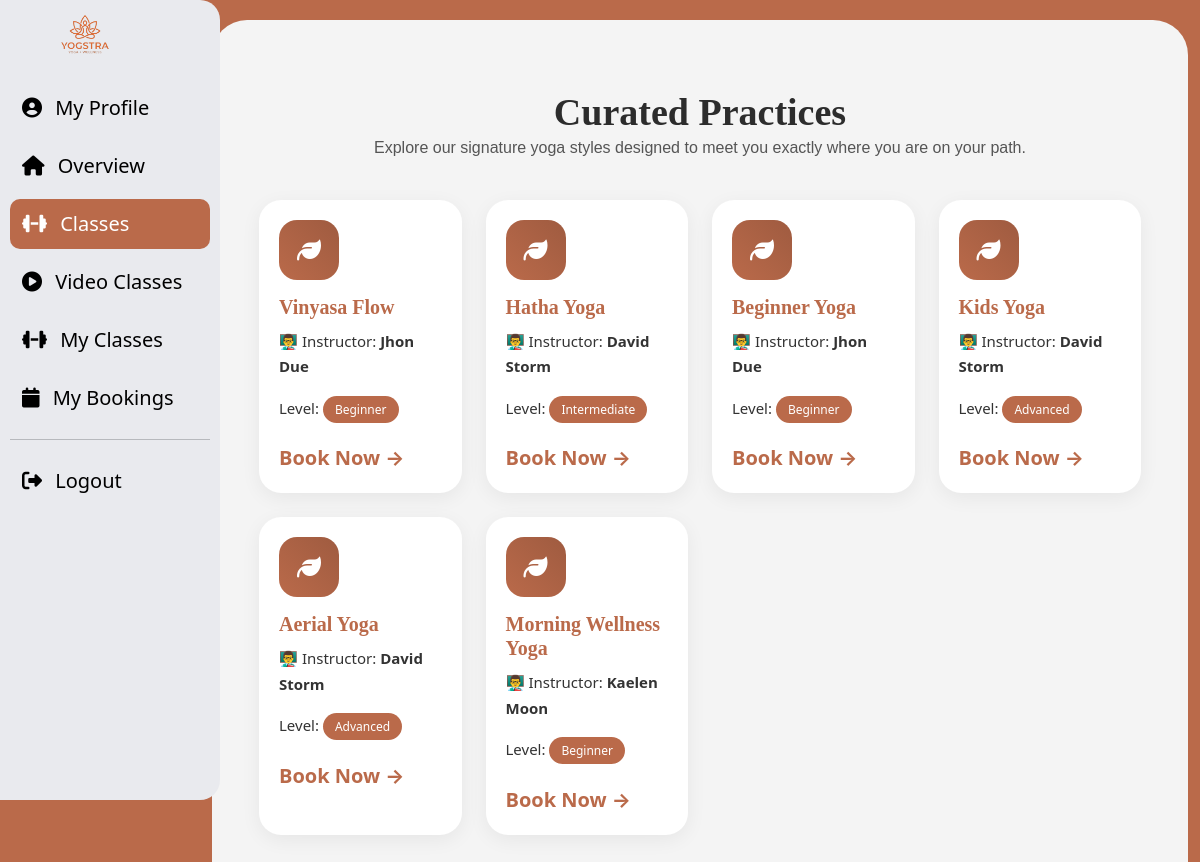
/user_panel/class_user.php (signed in), run on the app's committed database.
### tables this page shows
CREATE TABLE `classes` (
  `id` int(11) NOT NULL,
  `name` varchar(100) NOT NULL,
  `instructor` varchar(100) NOT NULL,
  `level` varchar(50) NOT NULL,
  `duration` int(11) NOT NULL,
  `price` decimal(10,2) NOT NULL,
  `schedule_date` date NOT NULL,
  `start_time` time DEFAULT NULL,
  `end_time` time DEFAULT NULL,
  `description` text NOT NULL,
  `benefits` text DEFAULT NULL,
  `status` varchar(50) NOT NULL DEFAULT 'Active',
  `created_by` int(11) DEFAULT NULL
);

### user_panel/class_user.php (the view, shortened to what this page needs)
<?php
include('../db_connect.php');
$result = $conn->query("SELECT * FROM classes WHERE status='Active'");
?>
<!DOCTYPE html>
<html lang="en">
<head>
    <link href="../assets/bootstrap/css/bootstrap.min.css" rel="stylesheet">
    <link rel="stylesheet" href="https://cdnjs.cloudflare.com/ajax/libs/font-awesome/6.5.1/css/all.min.css" />
</head>
<body style="background-color:   #ba6a4a;">
    <div class="container-fluid ">
        <div class="row">
            <div class="col-md-2 ">
                <?php include('sidebar.php'); ?>
            </div>
            <div class="col-md-10 ">
                <div class="main-card">
                    <section class="classes-section">
                        <div class="section-title">
                            <h1 style="margin:auto;text-align:center;font-family: 'Playfair Display', serif;font-size: 38px;font-weight: 600;color: #2c2c2c;line-height: 1.2;">Curated Practices</h1>
                            <p style="margin:auto;text-align:center;font-family: 'Poppins', sans-serif;">
                                Explore our signature yoga styles designed to meet you exactly
                                where you are on your path.
                            </p>
                        </div>
                        <div class="container-fluid">
                            <div class="row g-4">
                                <?php while ($row = $result->fetch_assoc()) { ?>
                                    <div class="col-12 col-md-3">
                                        <div class="class-card">
                                            <div class="icon-box">
                                                <i class="fa-solid fa-leaf"></i>
                                            </div>
                                            <h2 class="class-title">
                                                <?php echo $row['name']; ?>
                                            </h2>
                                            <div class="class-info">
                                                <p>
                                                    👨‍🏫 Instructor:
                                                    <b><?php echo $row['instructor']; ?></b>
                                                </p>
                                                <p class="mt-3 mb-1">
                                                    Level:
                                                    <span class="level-badge">
                                                        <?php echo $row['level']; ?>
                                                    </span>
                                                </p>
                                            </div>
                                            <a href="book.php?class_id=<?php echo $row['id']; ?>"
                                                class="book-btn">
                                                Book Now →
                                            </a>
                                        </div>
                                    </div>
                                <?php } ?>
                            </div>
                        </div>
                    </section>
                </div>
</div>
</body>
</html>

### user_panel/class_user.php (style rules this page uses)
* { margin: 0; padding: 0; box-sizing: border-box; }
.main-card { background: #f4f4f4; border-radius: 35px; padding: 20px; margin-top:20px; }
.classes-section { padding: 50px 15px; }
.section-title { text-align: center; margin-bottom: 40px; }
.section-title h1 { font-size: 42px; font-weight: 700; margin-bottom: 8px; }
.section-title p { font-size: 16px; max-width: 700px; margin: auto; color: #555; }
.class-card { background: #fff; border-radius: 22px; padding: 20px; transition: 0.3s; height: 100%; box-shadow: 0 5px 20px rgba(0, 0, 0, 0.06); }
.icon-box { width: 60px; height: 60px; border-radius: 18px; display: flex; align-items: center; justify-content: center; background: linear-gradient(45deg, #ba6a4a, #9f5b40); color: #fff; font-size: 24px; margin-bottom: 15px; animation: floatUpDown 3s ease-in-out infinite; }
.class-title { font-size: 20px; font-weight: 700; margin-bottom: 10px; font-family: Georgia, serif; color: #ba6a4a ; }
.class-info { font-size: 15px; line-height: 1.7; color: #333; }
.level-badge { background: #ba6a4a; color: white; padding: 5px 12px; border-radius: 20px; font-size: 12px; }
.book-btn { display: inline-flex; align-items: center; gap: 6px; margin-top: 18px; text-decoration: none; color: #ba6a4a; font-size: 20px; font-weight: 700; transition: 0.3s; }

### data on the page
classes: name "Vinyasa Flow", instructor "Jhon Due", level "Beginner"
classes: name "Hatha Yoga", instructor "David Storm", level "Intermediate"
classes: name "Beginner Yoga", instructor "Jhon Due", level "Beginner"
classes: name "Kids Yoga", instructor "David Storm", level "Advanced"
classes: name "Aerial Yoga", instructor "David Storm", level "Advanced"
classes: name "Morning Wellness Yoga", instructor "Kaelen Moon", level "Beginner"
